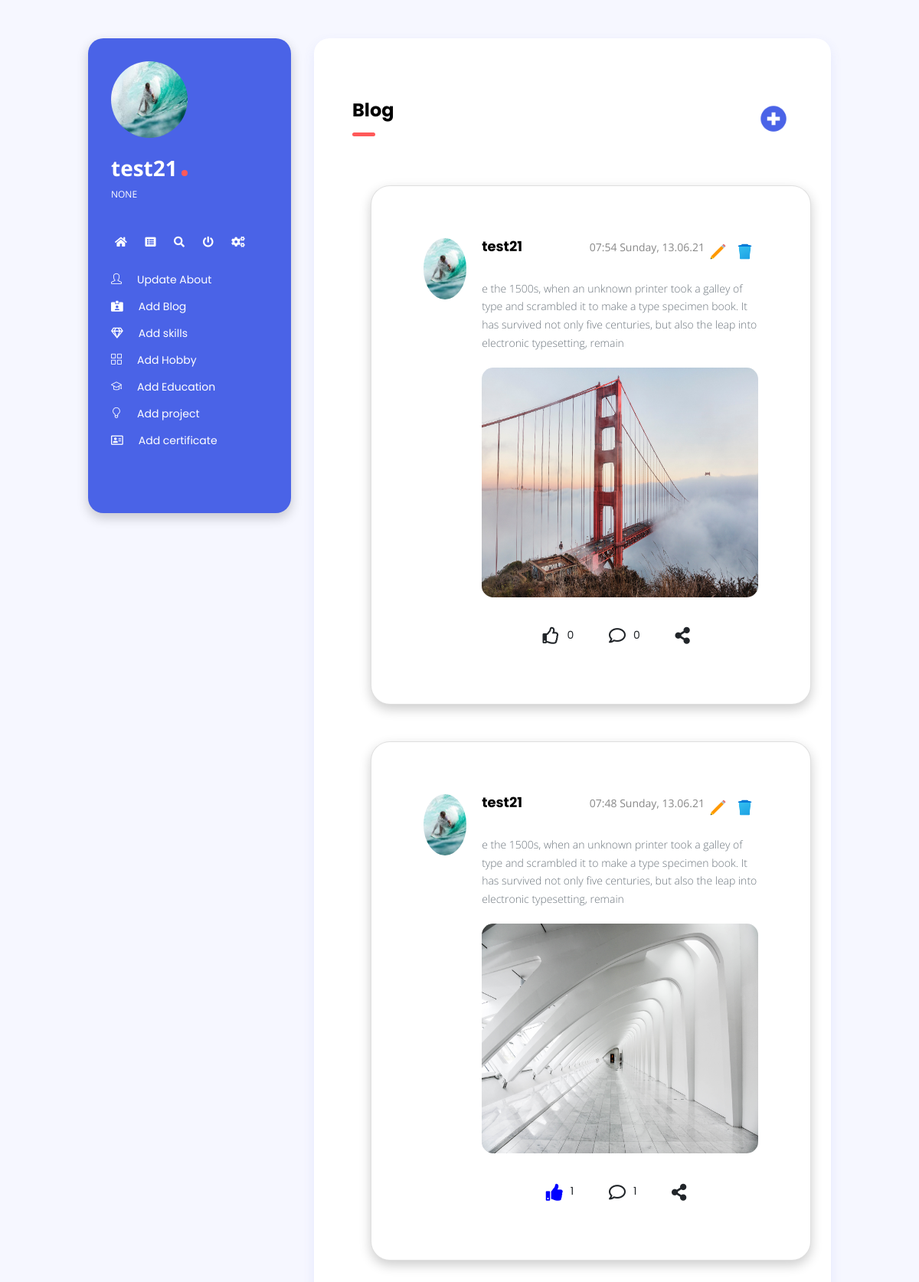
Page /blog_list/ (signed in) on the committed database.
### users/models.py (models this page shows, shortened)
class Profile(models.Model):
    GENDER_CHOICES = (
        ('male','male'),
        ('female','female'),
        ('other','other'),
    )
    user = models.OneToOneField(User, on_delete=models.CASCADE)
    name = models.CharField(max_length=150, null=False, blank=False,default="")
    image = models.ImageField(upload_to='image',default='default.jpg', null=True, blank=True)
    field = models.CharField(max_length=100,null=True,blank=True)
    age = models.IntegerField(null=True, blank=True)
    phone_no = models.CharField(validators=[RegexValidator("^0?[5-9]{1}\d{9}$")], max_length=51, null=True, blank=True)
    location = models.CharField(max_length=200,null=True)
    about = models.CharField(max_length=300,null=True)
    gender = models.CharField(choices=GENDER_CHOICES, max_length=50,null=True,blank=True)

### employee/models.py (models this page shows)
class Blog(models.Model):
    author = models.ForeignKey(to=User, on_delete=CASCADE)
    text = models.TextField(max_length=200,null=False,blank=False)
    picture = models.ImageField(upload_to='blog/',null=False,blank=False)
    cr_date = models.DateTimeField(auto_now_add=True)
    likes= models.IntegerField(default=0)
    dislikes= models.IntegerField(default=0)
    @property
    def number_of_comments(self):
        return Comment.objects.filter(blog_connected=self).count()

### employee/views.py (the view)
# urls.py: path('blog_list/', BlogListView.as_view(), name='blog_list'),
class BlogListView(LoginRequiredMixin, TemplateView):
    template_name = 'employee/blog_list.html'
    def get_context_data(self, **kwargs):
        context = super(BlogListView, self).get_context_data(**kwargs)
        blogList = Blog.objects.all()
        user = self.request.user
        followedList = Follow.objects.filter(user=self.request.user)
        followedList2 = [user]
        for e in followedList:
            followedList2.append(e.follow_user)
        blogList = Blog.objects.filter(author__in=followedList2).order_by("-id")
        for p1 in blogList:
            p1.liked = False
            ob = BlogLike.objects.filter(blog=p1, liked_by=self.request.user)
            if ob:
                p1.liked = True
            obj_List = BlogLike.objects.filter(blog=p1)
            p1.likedno = obj_List.count()
        context["blog_obj"] = blogList
        return context

### templates/employee/blog_list.html (shortened to what this page needs)
{% extends 'employee/create_base.html' %}
{% load static %}
{% block content %}
<main class="content float-right">
    <section class="shadow-blue white-bg padding" style="margin-top: 0">
        <h3 class="section-title">Blog
            {% if not p_user != None %}
            <a href="{% url 'blog_create' %}" class="float-right"><img style="border:0; width:50px; padding:5px;" src="{% static 'icon/i-plus.png' %}" /><a>
                    {% endif %}
        </h3>
        <div class="spacer" data-height="40"></div>
        <div class="row">
            {% for blog in blog_obj %}
            <div class="col-sm-12 col-lg-12 m-4">
                <div class="card hoverable p-5 shadow-dark white-bg ground ">
                    <div class="card-body">
                        <div class="row ">
                            <div class="col-sm-3 col-lg-2 ">
                                <a href="{% url 'user_profile' blog.author.profile.user.username %}"><img style="float:left;" class="circletag" src="{{blog.author.profile.image.url}}" alt="profile image"></a>
                            </div>
                            <div class="col-sm-9 col-lg-10">
                                <a href="{% url 'user_profile' blog.author.profile.user.username %}"><h4 style="display:inline;">{{blog.author.profile.user.username}}</h4></a>
                                {% if blog.author == user %}
                                <a href="{% url 'blog_delete' blog.id %}" class="float-right"><img style="border:0; width:35px; padding:5px;" src="{% static 'icon/i-blue-delete.png' %}" /><a>
                                        <a href="{% url 'blog_update' blog.id %}" class="float-right"><img style="border:0; width:35px; padding:5px;" src="{% static 'icon/i-edit.png' %}" /><a>
                                                {% endif %}
                                                <p style="display:inline; float:right;">{{blog.cr_date | date:"H:i l, d.m.y"}}</p>
                                                <div class="spacer" data-height="30"></div>
                                                <p class="text-muted font-weight-light mb-0">{{blog.text}}</p>
                                                <div class="spacer" data-height="20"></div>
                                                <center>
                                                <img style=" height:300px; border-radius: 15px; " src="{{blog.picture.url}}">
                                                </center>
                                                <div class="spacer" data-height="30"></div>
                                                <center>
                                                        {% if blog.liked %}
                                                        <a  href="{% url 'blog_dislike' blog.id %}" class="btn  t-button"><i style=" color: blue; font-size: 22px;" class="fas fa-thumbs-up"></i>{{blog.likedno}}</a>
                                                        {% else %}
                                                        <a  href="{% url 'blog_like' blog.id %}" class="btn  t-button"><i style="font-size: 22px;" class="far fa-thumbs-up"></i>{{blog.likedno}}</a>
                                                        {% endif %}
                                                        <a  href="{% url 'blog_detail' blog.id %}" class="btn  t-button"><i style="font-size: 22px;" class="far fa-comment"></i>{{ blog.number_of_comments }}</a>
                                                        <a  href="{% url 'home' %}" class="btn  t-button"><i style="font-size: 22px;" class="fas fa-share-alt"></i></a>
                                                </center>
                            </div>
                        </div>
                    </div>
                </div>
            </div>
            {% endfor %}
        </div>
    </section>
</main>
{% endblock %}

### templates/employee/create_base.html (shortened to what this page needs)
<!DOCTYPE html>
{% load static %}
<html lang="en-US">
<head>
    <link rel="stylesheet" href="https://stackpath.bootstrapcdn.com/bootstrap/4.5.0/css/bootstrap.min.css">
    <link rel="stylesheet" href="{% static 'css/all.min.css' %}" type="text/css" media="all">
    <link rel="stylesheet" href="{% static 'css/simple-line-icons.css' %}" type="text/css" media="all">
    <link rel="stylesheet" href="{% static 'css/slick.css' %}" type="text/css" media="all">
    <link rel="stylesheet" href="{% static 'css/simplebar.css' %}" type="text/css" media="all">
    <link rel="stylesheet" href="{% static 'css/jquery.mCustomScrollbar.min.css' %}" type="text/css" media="all">
    <link rel="stylesheet" href="{% static 'css/style.css' %}" type="text/css" media="all">
</head>
<body>
    <div class="site-wrapper">
        <header class="left float-left shadow-dark" id="header">
            <div class="header-inner d-flex align-items-start flex-column">
                <a href="{% url 'user_profile' user.username %}" class="logo"><img class="image-crop" src="{{user.profile.image.url}}" alt="Bako Doe" /></a>
                <a href="{% url 'user_profile' user.username %}" class="site-title dot mt-3">{{user.username}}</a>
                <span class="site-slogan">{{user.profile.field}}</span>
                <nav>
                    <a style="padding-left:5px;" href="{% url 'home' %}"><i class="fas fa-home"></i></a>
                    <a style="padding-left:20px;" href="{% url 'blog_list' %}"><i class="fas fa-list-alt"></i></a>
                    <a style="padding-left:20px;" href="{% url 'search_profile' %}"><i class="fas fa-search"></i></a>
                    <a style="padding-left:20px;" href="{% url 'logout' %}"><i class="fas fa-power-off"></i></a>
                    <a style="padding-left:20px;" href="{% url 'reset_password' %}"><i class="fas fa-cogs"></i></a>
                    <div class="spacer" data-height="20"></div>
                    <ul class="vertical-menu scrollspy">
                        {% if user.is_authenticated %}
                        <li><a href="{% url 'profile_create' %}"><i class="icon-user"></i>Update About</a></li>
                        <li><a href="{% url 'blog_create' %}"><i class="fas fa-id-card-alt"></i>Add Blog</a></li>
                        <li><a href="{% url 'add_skills' %}"><i class="far fa-gem"></i>Add skills</a></li>
                        <li><a href="{% url 'add_hobby' %}"><i class="icon-grid"></i>Add Hobby</a></li>
                        <li><a href="{% url 'add_education' %}"><i class="icon-graduation"></i>Add Education</a></li>
                        <li><a href="{% url 'add_project' %}"><i class="icon-bulb"></i>Add project</a></li>
                        <li><a href="{% url 'add_certificate' %}"><i class="far fa-address-card"></i>Add certificate</a></li>
                        {% endif %}
                    </ul>
                </nav>
            </div>
        </header>
        {% block content %}
        {% endblock %}
    </div>
</body>
</html>

### static/css/style.css (style rules this page uses)
body { color: #888; background-color: #F6F7FF; font-family: "Open Sans", sans-serif; font-size: 14px; line-height: 1.7; overflow-x: hidden; }
img { max-width: 100%; height: auto; }
h1, h2, h3, h4, h5, h6 { color: #000; font-family: "Poppins", sans-serif; font-weight: 700; margin: 20px 0; }
h3 { font-size: 24px; }
h4 { font-size: 18px; }
a { color: #000; outline: 0; -webkit-transition: all 0.3s ease-in-out; -moz-transition: all 0.3s ease-in-out; transition: all 0.3s ease-in-out; }
.row { margin-right: -10px; margin-left: -10px; }
.col, .col-1, .col-10, .col-11, .col-12, .col-2, .col-3, .col-4, .col-5, .col-6, .col-7, .col-8, .col-9, .col-auto, .col-lg, .col-lg-1, .col-lg-10, .col-lg-11, .col-lg-12, .col-lg-2, .col-lg-3, .col-lg-4, .col-lg-5, .col-lg-6, .col-lg-7, .col-lg-8, .col-lg-9, .col-lg-auto, .col-md, .col-md-1, .col-md-10, .col-md-11, .col-md-12, .col-md-2, .col-md-3, .col-md-4, .col-md-5, .col-md-6, .col-md-7, .col-md-8, .col-md-9, .col-md-auto, .col-sm, .col-sm-1, .col-sm-10, .col-sm-11, .col-sm-12, .col-sm-2, .col-sm-3, .col-sm-4, .col-sm-5, .col-sm-6, .col-sm-7, .col-sm-8, .col-sm-9, .col-sm-auto, .col-xl, .col-xl-1, .col-xl-10, .col-xl-11, .col-xl-12, .col-xl-2, .col-xl-3, .col-xl-4, .col-xl-5, .col-xl-6, .col-xl-7, .col-xl-8, .col-xl-9, .col-xl-auto { padding-right: 10px; padding-left: 10px; }
header.left { color: #FFF; background: #4A63E7; border-radius: 20px; min-height: 620px; max-height: 620px; top: 50px; overflow: hidden; position: fixed; width: 265px; -webkit-transform: translateX(0); -moz-transform: translateX(0); -ms-transform: translateX(0); -o-transform: translateX(0); transform: translateX(0); -webkit-transition: all 0.3s ease-in-out; -moz-transition: all 0.3s ease-in-out; transition: all 0.3s ease-in-out; }
header.left nav { margin-top: 40px; }
header.left .header-inner { width: 100%; top: 0; bottom: 0; left: 0; right: 0; padding: 30px; position: absolute; }
header a { color: #FFF; }
header .site-title { display: block; font-size: 28px; font-weight: 700; }
header .site-title.dot:after { content: ""; background-color: #FF5959; border-radius: 50%; display: inline-block; margin-left: 5px; height: 8px; width: 8px; }
header .site-slogan { font-size: 12px; text-transform: uppercase; }
header .vertical-menu { font-size: 14px; font-family: "Poppins", sans-serif; list-style: none; padding: 0; margin: 0; }
header .vertical-menu i { margin-right: 20px; }
header .vertical-menu li { line-height: 2.5; position: relative; }
header .vertical-menu li a { margin-left: 0; padding: 0; -webkit-transition: all 0.3s ease-in-out; -moz-transition: all 0.3s ease-in-out; transition: all 0.3s ease-in-out; }
.site-wrapper { width: 1170px; margin-left: auto; margin-right: auto; }
main.content { margin-top: 50px; margin-bottom: 50px; width: 875px; -webkit-transform: translateX(0); -moz-transform: translateX(0); -ms-transform: translateX(0); -o-transform: translateX(0); transform: translateX(0); -webkit-transition: all 0.3s ease-in-out; -moz-transition: all 0.3s ease-in-out; transition: all 0.3s ease-in-out; }
section { border-radius: 20px; position: relative; overflow: hidden; margin-top: 50px; }
section.white-bg { background: #FFF; }
section.padding { padding: 80px 50px; }
.section-title { margin: 0; }
.section-title:after { content: ""; background: #FF5959; border-radius: 25px; display: block; height: 5px; margin-top: 14px; width: 30px; }
.shadow-blue { -webkit-box-shadow: 0px 6px 15px 0px rgba(74, 99, 231, 0.1); -moz-box-shadow: 0px 6px 15px 0px rgba(74, 99, 231, 0.1); box-shadow: 0px 6px 15px 0px rgba(74, 99, 231, 0.1); }
.shadow-dark { -webkit-box-shadow: 0px 6px 15px 0px rgba(0, 0, 0, 0.2); -moz-box-shadow: 0px 6px 15px 0px rgba(0, 0, 0, 0.2); box-shadow: 0px 6px 15px 0px rgba(0, 0, 0, 0.2); }
.btn { border-radius: 100px; font-family: "Poppins", sans-serif; font-size: 14px; font-weight: 400; overflow: hidden; padding: 8.5px 20px; position: relative; -webkit-transform: translateY(0); -moz-transform: translateY(0); -ms-transform: translateY(0); -o-transform: translateY(0); transform: translateY(0); -webkit-transition: all 0.3s ease-in-out; -moz-transition: all 0.3s ease-in-out; transition: all 0.3s ease-in-out; }
.btn i { margin-right: 10px; vertical-align: middle; }
@media (max-width: 1200px) and (min-width: 991px) { .site-wrapper { max-width: 970px; } }
@media (max-width: 1200px) and (min-width: 991px) { main.content { width: 675px; } }

### rows in the picture
Blog: author.profile.image (picture), author.profile.user.username "test21", cr_date "07:54 Sunday, 13.06.21", text "e the 1500s, when an unknown printer took a galley of type and scrambled it to make a type specimen book. It has survived not only five centuries, but also the leap into electronic typesetting, remain", picture (picture), likedno "0", number_of_comments "0"
Blog: author.profile.image (picture), author.profile.user.username "test21", cr_date "07:48 Sunday, 13.06.21", text "e the 1500s, when an unknown printer took a galley of type and scrambled it to make a type specimen book. It has survived not only five centuries, but also the leap into electronic typesetting, remain", picture (picture), likedno "1", number_of_comments "1"

### other values in the picture
{{ user.username }} "test21"
{{ user.profile.field }} "NONE"
